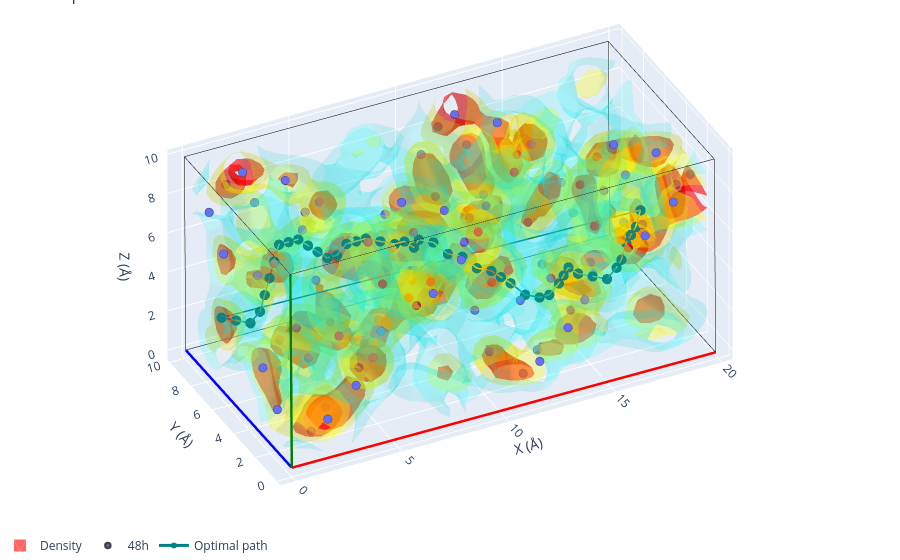
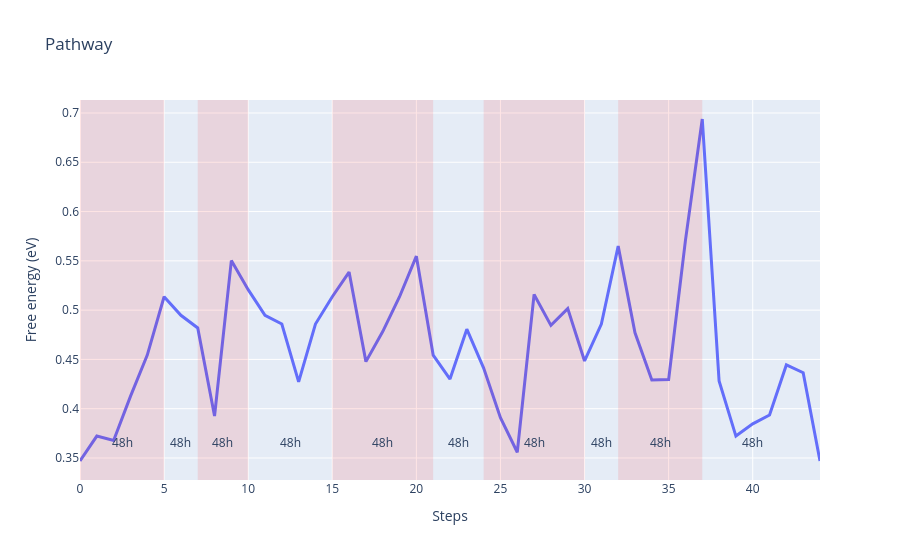

Source (notebook cell) for these figures, in order:
### Markdown cell above
Plot the best percolating path.

### Code cell
fig1 = volume.plot_3d(paths=best_path, structure=sites)
fig1.show()

fig2 = best_path.plot_energy_along_path(structure=sites)
fig2.show()

### Figure 1 — Plotly figure (JSON) as saved in the notebook; plotly's stock layout.template omitted (floating-point values rounded to 4 significant figures; data arrays with more than 128 entries replaced by an {"elided": "..."} marker saying what was removed)
{"data": [{"line": {"color": "red", "width": 5}, "mode": "lines", "showlegend": false, "type": "scatter3d", "x": [0.0, 19.87], "y": [0.0, 0.006208], "z": [0.0, -0.1473]}, {"line": {"color": "blue", "width": 5}, "mode": "lines", "showlegend": false, "type": "scatter3d", "x": [0.0, 0.005318], "y": [0.0, 9.919], "z": [0.0, -0.02126]}, {"line": {"color": "green", "width": 5}, "mode": "lines", "showlegend": false, "type": "scatter3d", "x": [0.0, -0.07517], "y": [0.0, -0.01577], "z": [0.0, 9.916]}, {"line": {"color": "black", "width": 1}, "mode": "lines", "showlegend": false, "type": "scatter3d", "x": [19.87, 19.88], "y": [0.006208, 9.926], "z": [-0.1473, -0.1686]}, {"line": {"color": "black", "width": 1}, "mode": "lines", "showlegend": false, "type": "scatter3d", "x": [19.87, 19.8], "y": [0.006208, -0.009559], "z": [-0.1473, 9.769]}, {"line": {"color": "black", "width": 1}, "mode": "lines", "showlegend": false, "type": "scatter3d", "x": [0.005318, 19.88], "y": [9.919, 9.926], "z": [-0.02126, -0.1686]}, {"line": {"color": "black", "width": 1}, "mode": "lines", "showlegend": false, "type": "scatter3d", "x": [0.005318, -0.06986], "y": [9.919, 9.904], "z": [-0.02126, 9.895]}, {"line": {"color": "black", "width": 1}, "mode": "lines", "showlegend": false, "type": "scatter3d", "x": [-0.07517, 19.8], "y": [-0.01577, -0.009559], "z": [9.916, 9.769]}, {"line": {"color": "black", "width": 1}, "mode": "lines", "showlegend": false, "type": "scatter3d", "x": [-0.07517, -0.06986], "y": [-0.01577, 9.904], "z": [9.916, 9.895]}, {"line": {"color": "black", "width": 1}, "mode": "lines", "showlegend": false, "type": "scatter3d", "x": [19.8, -0.06986], "y": [9.91, 9.904], "z": [9.748, 9.895]}, {"line": {"color": "black", "width": 1}, "mode": "lines", "showlegend": false, "type": "scatter3d", "x": [19.8, 19.8], "y": [9.91, -0.009559], "z": [9.748, 9.769]}, {"line": {"color": "black", "width": 1}, "mode": "lines", "showlegend": false, "type": "scatter3d", "x": [19.8, 19.88], "y": [9.91, 9.926], "z": [9.748, -0.1686]}, {"color": "red", "i": {"elided": "5184 int values"}, "j": {"elided": "5184 int values"}, "k": {"elided": "5184 int values"}, "legendgroup": "density", "name": "Density", "opacity": 0.6, "showlegend": true, "type": "mesh3d", "x": {"elided": "2916 float values"}, "y": {"elided": "2916 float values"}, "z": {"elided": "2916 float values"}}, {"color": "yellow", "i": {"elided": "12922 int values"}, "j": {"elided": "12922 int values"}, "k": {"elided": "12922 int values"}, "legendgroup": "density", "name": "Density", "opacity": 0.3, "showlegend": false, "type": "mesh3d", "x": {"elided": "6869 float values"}, "y": {"elided": "6869 float values"}, "z": {"elided": "6869 float values"}}, {"color": "cyan", "i": {"elided": "16004 int values"}, "j": {"elided": "16004 int values"}, "k": {"elided": "16004 int values"}, "legendgroup": "density", "name": "Density", "opacity": 0.15, "showlegend": false, "type": "mesh3d", "x": {"elided": "8545 float values"}, "y": {"elided": "8545 float values"}, "z": {"elided": "8545 float values"}}, {"line": {"color": "red", "width": 5}, "mode": "lines", "showlegend": false, "type": "scatter3d", "x": [0.0, 19.87], "y": [0.0, 0.006208], "z": [0.0, -0.1473]}, {"line": {"color": "blue", "width": 5}, "mode": "lines", "showlegend": false, "type": "scatter3d", "x": [0.0, 0.005318], "y": [0.0, 9.919], "z": [0.0, -0.02126]}, {"line": {"color": "green", "width": 5}, "mode": "lines", "showlegend": false, "type": "scatter3d", "x": [0.0, -0.07517], "y": [0.0, -0.01577], "z": [0.0, 9.916]}, {"line": {"color": "black", "width": 1}, "mode": "lines", "showlegend": false, "type": "scatter3d", "x": [19.87, 19.88], "y": [0.006208, 9.926], "z": [-0.1473, -0.1686]}, {"line": {"color": "black", "width": 1}, "mode": "lines", "showlegend": false, "type": "scatter3d", "x": [19.87, 19.8], "y": [0.006208, -0.009559], "z": [-0.1473, 9.769]}, {"line": {"color": "black", "width": 1}, "mode": "lines", "showlegend": false, "type": "scatter3d", "x": [0.005318, 19.88], "y": [9.919, 9.926], "z": [-0.02126, -0.1686]}, {"line": {"color": "black", "width": 1}, "mode": "lines", "showlegend": false, "type": "scatter3d", "x": [0.005318, -0.06986], "y": [9.919, 9.904], "z": [-0.02126, 9.895]}, {"line": {"color": "black", "width": 1}, "mode": "lines", "showlegend": false, "type": "scatter3d", "x": [-0.07517, 19.8], "y": [-0.01577, -0.009559], "z": [9.916, 9.769]}, {"line": {"color": "black", "width": 1}, "mode": "lines", "showlegend": false, "type": "scatter3d", "x": [-0.07517, -0.06986], "y": [-0.01577, 9.904], "z": [9.916, 9.895]}, {"line": {"color": "black", "width": 1}, "mode": "lines", "showlegend": false, "type": "scatter3d", "x": [19.8, -0.06986], "y": [9.91, 9.904], "z": [9.748, 9.895]}, {"line": {"color": "black", "width": 1}, "mode": "lines", "showlegend": false, "type": "scatter3d", "x": [19.8, 19.8], "y": [9.91, -0.009559], "z": [9.748, 9.769]}, {"line": {"color": "black", "width": 1}, "mode": "lines", "showlegend": false, "type": "scatter3d", "x": [19.8, 19.88], "y": [9.91, 9.926], "z": [9.748, -0.1686]}, {"hovertemplate": "%{hovertext}<extra></extra>", "hovertext": ["48h<br>occupancy: 1.00"], "legendgroup": "48h", "marker": {"color": "#636EFA", "line": {"width": 2.5}, "size": 5}, "mode": "markers", "name": "48h", "showlegend": true, "type": "scatter3d", "x": [1.818], "y": [1.815], "z": [0.2206]}, {"hovertemplate": "%{hovertext}<extra></extra>", "hovertext": ["48h<br>occupancy: 1.00"], "legendgroup": "48h", "marker": {"color": "#636EFA", "line": {"width": 2.5}, "size": 5}, "mode": "markers", "name": "48h", "showlegend": false, "type": "scatter3d", "x": [11.75], "y": [1.819], "z": [0.147]}, {"hovertemplate": "%{hovertext}<extra></extra>", "hovertext": ["48h<br>occupancy: 1.00"], "legendgroup": "48h", "marker": {"color": "#636EFA", "line": {"width": 2.5}, "size": 5}, "mode": "markers", "name": "48h", "showlegend": false, "type": "scatter3d", "x": [1.783], "y": [6.767], "z": [5.168]}, {"hovertemplate": "%{hovertext}<extra></extra>", "hovertext": ["48h<br>occupancy: 1.00"], "legendgroup": "48h", "marker": {"color": "#636EFA", "line": {"width": 2.5}, "size": 5}, "mode": "markers", "name": "48h", "showlegend": false, "type": "scatter3d", "x": [11.72], "y": [6.77], "z": [5.094]}, {"hovertemplate": "%{hovertext}<extra></extra>", "hovertext": ["48h<br>occupancy: 1.00"], "legendgroup": "48h", "marker": {"color": "#636EFA", "line": {"width": 2.5}, "size": 5}, "mode": "markers", "name": "48h", "showlegend": false, "type": "scatter3d", "x": [6.748], "y": [1.809], "z": [5.142]}, {"hovertemplate": "%{hovertext}<extra></extra>", "hovertext": ["48h<br>occupancy: 1.00"], "legendgroup": "48h", "marker": {"color": "#636EFA", "line": {"width": 2.5}, "size": 5}, "mode": "markers", "name": "48h", "showlegend": false, "type": "scatter3d", "x": [16.68], "y": [1.812], "z": [5.068]}, {"hovertemplate": "%{hovertext}<extra></extra>", "hovertext": ["48h<br>occupancy: 1.00"], "legendgroup": "48h", "marker": {"color": "#636EFA", "line": {"width": 2.5}, "size": 5}, "mode": "markers", "name": "48h", "showlegend": false, "type": "scatter3d", "x": [6.789], "y": [6.777], "z": [0.1732]}, {"hovertemplate": "%{hovertext}<extra></extra>", "hovertext": ["48h<br>occupancy: 1.00"], "legendgroup": "48h", "marker": {"color": "#636EFA", "line": {"width": 2.5}, "size": 5}, "mode": "markers", "name": "48h", "showlegend": false, "type": "scatter3d", "x": [16.73], "y": [6.78], "z": [0.09949]}, {"hovertemplate": "%{hovertext}<extra></extra>", "hovertext": ["48h<br>occupancy: 1.00"], "legendgroup": "48h", "marker": {"color": "#636EFA", "line": {"width": 2.5}, "size": 5}, "mode": "markers", "name": "48h", "showlegend": false, "type": "scatter3d", "x": [9.638], "y": [1.805], "z": [8.026]}, {"hovertemplate": "%{hovertext}<extra></extra>", "hovertext": ["48h<br>occupancy: 1.00"], "legendgroup": "48h", "marker": {"color": "#636EFA", "line": {"width": 2.5}, "size": 5}, "mode": "markers", "name": "48h", "showlegend": false, "type": "scatter3d", "x": [19.57], "y": [1.809], "z": [7.952]}, {"hovertemplate": "%{hovertext}<extra></extra>", "hovertext": ["48h<br>occupancy: 1.00"], "legendgroup": "48h", "marker": {"color": "#636EFA", "line": {"width": 2.5}, "size": 5}, "mode": "markers", "name": "48h", "showlegend": false, "type": "scatter3d", "x": [9.678], "y": [6.773], "z": [3.057]}, {"hovertemplate": "%{hovertext}<extra></extra>", "hovertext": ["48h<br>occupancy: 1.00"], "legendgroup": "48h", "marker": {"color": "#636EFA", "line": {"width": 2.5}, "size": 5}, "mode": "markers", "name": "48h", "showlegend": false, "type": "scatter3d", "x": [19.61], "y": [6.776], "z": [2.983]}, {"hovertemplate": "%{hovertext}<extra></extra>", "hovertext": ["48h<br>occupancy: 1.00"], "legendgroup": "48h", "marker": {"color": "#636EFA", "line": {"width": 2.5}, "size": 5}, "mode": "markers", "name": "48h", "showlegend": false, "type": "scatter3d", "x": [4.707], "y": [1.812], "z": [3.104]}, {"hovertemplate": "%{hovertext}<extra></extra>", "hovertext": ["48h<br>occupancy: 1.00"], "legendgroup": "48h", "marker": {"color": "#636EFA", "line": {"width": 2.5}, "size": 5}, "mode": "markers", "name": "48h", "showlegend": false, "type": "scatter3d", "x": [14.64], "y": [1.815], "z": [3.031]}, {"hovertemplate": "%{hovertext}<extra></extra>", "hovertext": ["48h<br>occupancy: 1.00"], "legendgroup": "48h", "marker": {"color": "#636EFA", "line": {"width": 2.5}, "size": 5}, "mode": "markers", "name": "48h", "showlegend": false, "type": "scatter3d", "x": [4.672], "y": [6.764], "z": [8.052]}, {"hovertemplate": "%{hovertext}<extra></extra>", "hovertext": ["48h<br>occupancy: 1.00"], "legendgroup": "48h", "marker": {"color": "#636EFA", "line": {"width": 2.5}, "size": 5}, "mode": "markers", "name": "48h", "showlegend": false, "type": "scatter3d", "x": [14.61], "y": [6.767], "z": [7.978]}, {"hovertemplate": "%{hovertext}<extra></extra>", "hovertext": ["48h<br>occupancy: 1.00"], "legendgroup": "48h", "marker": {"color": "#636EFA", "line": {"width": 2.5}, "size": 5}, "mode": "markers", "name": "48h", "showlegend": false, "type": "scatter3d", "x": [8.057], "y": [0.2277], "z": [8.041]}, {"hovertemplate": "%{hovertext}<extra></extra>", "hovertext": ["48h<br>occupancy: 1.00"], "legendgroup": "48h", "marker": {"color": "#636EFA", "line": {"width": 2.5}, "size": 5}, "mode": "markers", "name": "48h", "showlegend": false, "type": "scatter3d", "x": [17.99], "y": [0.2308], "z": [7.967]}, {"hovertemplate": "%{hovertext}<extra></extra>", "hovertext": ["48h<br>occupancy: 1.00"], "legendgroup": "48h", "marker": {"color": "#636EFA", "line": {"width": 2.5}, "size": 5}, "mode": "markers", "name": "48h", "showlegend": false, "type": "scatter3d", "x": [8.097], "y": [5.195], "z": [3.072]}, {"hovertemplate": "%{hovertext}<extra></extra>", "hovertext": ["48h<br>occupancy: 1.00"], "legendgroup": "48h", "marker": {"color": "#636EFA", "line": {"width": 2.5}, "size": 5}, "mode": "markers", "name": "48h", "showlegend": false, "type": "scatter3d", "x": [18.03], "y": [5.198], "z": [2.998]}, {"hovertemplate": "%{hovertext}<extra></extra>", "hovertext": ["48h<br>occupancy: 1.00"], "legendgroup": "48h", "marker": {"color": "#636EFA", "line": {"width": 2.5}, "size": 5}, "mode": "markers", "name": "48h", "showlegend": false, "type": "scatter3d", "x": [3.126], "y": [0.2341], "z": [3.12]}, {"hovertemplate": "%{hovertext}<extra></extra>", "hovertext": ["48h<br>occupancy: 1.00"], "legendgroup": "48h", "marker": {"color": "#636EFA", "line": {"width": 2.5}, "size": 5}, "mode": "markers", "name": "48h", "showlegend": false, "type": "scatter3d", "x": [13.06], "y": [0.2372], "z": [3.046]}, {"hovertemplate": "%{hovertext}<extra></extra>", "hovertext": ["48h<br>occupancy: 1.00"], "legendgroup": "48h", "marker": {"color": "#636EFA", "line": {"width": 2.5}, "size": 5}, "mode": "markers", "name": "48h", "showlegend": false, "type": "scatter3d", "x": [3.091], "y": [5.186], "z": [8.067]}, {"hovertemplate": "%{hovertext}<extra></extra>", "hovertext": ["48h<br>occupancy: 1.00"], "legendgroup": "48h", "marker": {"color": "#636EFA", "line": {"width": 2.5}, "size": 5}, "mode": "markers", "name": "48h", "showlegend": false, "type": "scatter3d", "x": [13.03], "y": [5.189], "z": [7.993]}, {"hovertemplate": "%{hovertext}<extra></extra>", "hovertext": ["48h<br>occupancy: 1.00"], "legendgroup": "48h", "marker": {"color": "#636EFA", "line": {"width": 2.5}, "size": 5}, "mode": "markers", "name": "48h", "showlegend": false, "type": "scatter3d", "x": [8.046], "y": [1.802], "z": [9.614]}, {"hovertemplate": "%{hovertext}<extra></extra>", "hovertext": ["48h<br>occupancy: 1.00"], "legendgroup": "48h", "marker": {"color": "#636EFA", "line": {"width": 2.5}, "size": 5}, "mode": "markers", "name": "48h", "showlegend": false, "type": "scatter3d", "x": [17.98], "y": [1.806], "z": [9.54]}, {"hovertemplate": "%{hovertext}<extra></extra>", "hovertext": ["48h<br>occupancy: 1.00"], "legendgroup": "48h", "marker": {"color": "#636EFA", "line": {"width": 2.5}, "size": 5}, "mode": "markers", "name": "48h", "showlegend": false, "type": "scatter3d", "x": [8.086], "y": [6.77], "z": [4.645]}, {"hovertemplate": "%{hovertext}<extra></extra>", "hovertext": ["48h<br>occupancy: 1.00"], "legendgroup": "48h", "marker": {"color": "#636EFA", "line": {"width": 2.5}, "size": 5}, "mode": "markers", "name": "48h", "showlegend": false, "type": "scatter3d", "x": [18.02], "y": [6.773], "z": [4.572]}, {"hovertemplate": "%{hovertext}<extra></extra>", "hovertext": ["48h<br>occupancy: 1.00"], "legendgroup": "48h", "marker": {"color": "#636EFA", "line": {"width": 2.5}, "size": 5}, "mode": "markers", "name": "48h", "showlegend": false, "type": "scatter3d", "x": [3.115], "y": [1.809], "z": [4.693]}, {"hovertemplate": "%{hovertext}<extra></extra>", "hovertext": ["48h<br>occupancy: 1.00"], "legendgroup": "48h", "marker": {"color": "#636EFA", "line": {"width": 2.5}, "size": 5}, "mode": "markers", "name": "48h", "showlegend": false, "type": "scatter3d", "x": [13.05], "y": [1.812], "z": [4.619]}, {"hovertemplate": "%{hovertext}<extra></extra>", "hovertext": ["48h<br>occupancy: 1.00"], "legendgroup": "48h", "marker": {"color": "#636EFA", "line": {"width": 2.5}, "size": 5}, "mode": "markers", "name": "48h", "showlegend": false, "type": "scatter3d", "x": [3.08], "y": [6.761], "z": [9.64]}, {"hovertemplate": "%{hovertext}<extra></extra>", "hovertext": ["48h<br>occupancy: 1.00"], "legendgroup": "48h", "marker": {"color": "#636EFA", "line": {"width": 2.5}, "size": 5}, "mode": "markers", "name": "48h", "showlegend": false, "type": "scatter3d", "x": [13.02], "y": [6.764], "z": [9.567]}, {"hovertemplate": "%{hovertext}<extra></extra>", "hovertext": ["48h<br>occupancy: 1.00"], "legendgroup": "48h", "marker": {"color": "#636EFA", "line": {"width": 2.5}, "size": 5}, "mode": "markers", "name": "48h", "showlegend": false, "type": "scatter3d", "x": [1.762], "y": [9.669], "z": [8.067]}, {"hovertemplate": "%{hovertext}<extra></extra>", "hovertext": ["48h<br>occupancy: 1.00"], "legendgroup": "48h", "marker": {"color": "#636EFA", "line": {"width": 2.5}, "size": 5}, "mode": "markers", "name": "48h", "showlegend": false, "type": "scatter3d", "x": [11.7], "y": [9.672], "z": [7.994]}, {"hovertemplate": "%{hovertext}<extra></extra>", "hovertext": ["48h<br>occupancy: 1.00"], "legendgroup": "48h", "marker": {"color": "#636EFA", "line": {"width": 2.5}, "size": 5}, "mode": "markers", "name": "48h", "showlegend": false, "type": "scatter3d", "x": [1.797], "y": [4.717], "z": [3.12]}, {"hovertemplate": "%{hovertext}<extra></extra>", "hovertext": ["48h<br>occupancy: 1.00"], "legendgroup": "48h", "marker": {"color": "#636EFA", "line": {"width": 2.5}, "size": 5}, "mode": "markers", "name": "48h", "showlegend": false, "type": "scatter3d", "x": [11.73], "y": [4.72], "z": [3.046]}, {"hovertemplate": "%{hovertext}<extra></extra>", "hovertext": ["48h<br>occupancy: 1.00"], "legendgroup": "48h", "marker": {"color": "#636EFA", "line": {"width": 2.5}, "size": 5}, "mode": "markers", "name": "48h", "showlegend": false, "type": "scatter3d", "x": [6.768], "y": [9.678], "z": [3.072]}, {"hovertemplate": "%{hovertext}<extra></extra>", "hovertext": ["48h<br>occupancy: 1.00"], "legendgroup": "48h", "marker": {"color": "#636EFA", "line": {"width": 2.5}, "size": 5}, "mode": "markers", "name": "48h", "showlegend": false, "type": "scatter3d", "x": [16.7], "y": [9.682], "z": [2.999]}, {"hovertemplate": "%{hovertext}<extra></extra>", "hovertext": ["48h<br>occupancy: 1.00"], "legendgroup": "48h", "marker": {"color": "#636EFA", "line": {"width": 2.5}, "size": 5}, "mode": "markers", "name": "48h", "showlegend": false, "type": "scatter3d", "x": [6.728], "y": [4.711], "z": [8.041]}, {"hovertemplate": "%{hovertext}<extra></extra>", "hovertext": ["48h<br>occupancy: 1.00"], "legendgroup": "48h", "marker": {"color": "#636EFA", "line": {"width": 2.5}, "size": 5}, "mode": "markers", "name": "48h", "showlegend": false, "type": "scatter3d", "x": [16.66], "y": [4.714], "z": [7.967]}, {"hovertemplate": "%{hovertext}<extra></extra>", "hovertext": ["48h<br>occupancy: 1.00"], "legendgroup": "48h", "marker": {"color": "#636EFA", "line": {"width": 2.5}, "size": 5}, "mode": "markers", "name": "48h", "showlegend": false, "type": "scatter3d", "x": [0.1814], "y": [8.091], "z": [8.082]}, {"hovertemplate": "%{hovertext}<extra></extra>", "hovertext": ["48h<br>occupancy: 1.00"], "legendgroup": "48h", "marker": {"color": "#636EFA", "line": {"width": 2.5}, "size": 5}, "mode": "markers", "name": "48h", "showlegend": false, "type": "scatter3d", "x": [10.12], "y": [8.094], "z": [8.009]}, {"hovertemplate": "%{hovertext}<extra></extra>", "hovertext": ["48h<br>occupancy: 1.00"], "legendgroup": "48h", "marker": {"color": "#636EFA", "line": {"width": 2.5}, "size": 5}, "mode": "markers", "name": "48h", "showlegend": false, "type": "scatter3d", "x": [0.2163], "y": [3.14], "z": [3.135]}, {"hovertemplate": "%{hovertext}<extra></extra>", "hovertext": ["48h<br>occupancy: 1.00"], "legendgroup": "48h", "marker": {"color": "#636EFA", "line": {"width": 2.5}, "size": 5}, "mode": "markers", "name": "48h", "showlegend": false, "type": "scatter3d", "x": [10.15], "y": [3.143], "z": [3.061]}, {"hovertemplate": "%{hovertext}<extra></extra>", "hovertext": ["48h<br>occupancy: 1.00"], "legendgroup": "48h", "marker": {"color": "#636EFA", "line": {"width": 2.5}, "size": 5}, "mode": "markers", "name": "48h", "showlegend": false, "type": "scatter3d", "x": [5.187], "y": [8.101], "z": [3.087]}, {"hovertemplate": "%{hovertext}<extra></extra>", "hovertext": ["48h<br>occupancy: 1.00"], "legendgroup": "48h", "marker": {"color": "#636EFA", "line": {"width": 2.5}, "size": 5}, "mode": "markers", "name": "48h", "showlegend": false, "type": "scatter3d", "x": [15.12], "y": [8.104], "z": [3.014]}, {"hovertemplate": "%{hovertext}<extra></extra>", "hovertext": ["48h<br>occupancy: 1.00"], "legendgroup": "48h", "marker": {"color": "#636EFA", "line": {"width": 2.5}, "size": 5}, "mode": "markers", "name": "48h", "showlegend": false, "type": "scatter3d", "x": [5.147], "y": [3.133], "z": [8.056]}, {"hovertemplate": "%{hovertext}<extra></extra>", "hovertext": ["48h<br>occupancy: 1.00"], "legendgroup": "48h", "marker": {"color": "#636EFA", "line": {"width": 2.5}, "size": 5}, "mode": "markers", "name": "48h", "showlegend": false, "type": "scatter3d", "x": [15.08], "y": [3.136], "z": [7.982]}, {"hovertemplate": "%{hovertext}<extra></extra>", "hovertext": ["48h<br>occupancy: 1.00"], "legendgroup": "48h", "marker": {"color": "#636EFA", "line": {"width": 2.5}, "size": 5}, "mode": "markers", "name": "48h", "showlegend": false, "type": "scatter3d", "x": [1.749], "y": [8.089], "z": [9.647]}, {"hovertemplate": "%{hovertext}<extra></extra>", "hovertext": ["48h<br>occupancy: 1.00"], "legendgroup": "48h", "marker": {"color": "#636EFA", "line": {"width": 2.5}, "size": 5}, "mode": "markers", "name": "48h", "showlegend": false, "type": "scatter3d", "x": [11.69], "y": [8.092], "z": [9.574]}, {"hovertemplate": "%{hovertext}<extra></extra>", "hovertext": ["48h<br>occupancy: 1.00"], "legendgroup": "48h", "marker": {"color": "#636EFA", "line": {"width": 2.5}, "size": 5}, "mode": "markers", "name": "48h", "showlegend": false, "type": "scatter3d", "x": [1.784], "y": [3.138], "z": [4.7]}, {"hovertemplate": "%{hovertext}<extra></extra>", "hovertext": ["48h<br>occupancy: 1.00"], "legendgroup": "48h", "marker": {"color": "#636EFA", "line": {"width": 2.5}, "size": 5}, "mode": "markers", "name": "48h", "showlegend": false, "type": "scatter3d", "x": [11.72], "y": [3.141], "z": [4.626]}, {"hovertemplate": "%{hovertext}<extra></extra>", "hovertext": ["48h<br>occupancy: 1.00"], "legendgroup": "48h", "marker": {"color": "#636EFA", "line": {"width": 2.5}, "size": 5}, "mode": "markers", "name": "48h", "showlegend": false, "type": "scatter3d", "x": [6.755], "y": [8.099], "z": [4.652]}, {"hovertemplate": "%{hovertext}<extra></extra>", "hovertext": ["48h<br>occupancy: 1.00"], "legendgroup": "48h", "marker": {"color": "#636EFA", "line": {"width": 2.5}, "size": 5}, "mode": "markers", "name": "48h", "showlegend": false, "type": "scatter3d", "x": [16.69], "y": [8.102], "z": [4.579]}, {"hovertemplate": "%{hovertext}<extra></extra>", "hovertext": ["48h<br>occupancy: 1.00"], "legendgroup": "48h", "marker": {"color": "#636EFA", "line": {"width": 2.5}, "size": 5}, "mode": "markers", "name": "48h", "showlegend": false, "type": "scatter3d", "x": [6.715], "y": [3.131], "z": [9.621]}, {"hovertemplate": "%{hovertext}<extra></extra>", "hovertext": ["48h<br>occupancy: 1.00"], "legendgroup": "48h", "marker": {"color": "#636EFA", "line": {"width": 2.5}, "size": 5}, "mode": "markers", "name": "48h", "showlegend": false, "type": "scatter3d", "x": [16.65], "y": [3.134], "z": [9.547]}, {"hovertemplate": "%{hovertext}<extra></extra>", "hovertext": ["48h<br>occupancy: 1.00"], "legendgroup": "48h", "marker": {"color": "#636EFA", "line": {"width": 2.5}, "size": 5}, "mode": "markers", "name": "48h", "showlegend": false, "type": "scatter3d", "x": [1.805], "y": [0.2357], "z": [1.801]}, {"hovertemplate": "%{hovertext}<extra></extra>", "hovertext": ["48h<br>occupancy: 1.00"], "legendgroup": "48h", "marker": {"color": "#636EFA", "line": {"width": 2.5}, "size": 5}, "mode": "markers", "name": "48h", "showlegend": false, "type": "scatter3d", "x": [11.74], "y": [0.2389], "z": [1.727]}, {"hovertemplate": "%{hovertext}<extra></extra>", "hovertext": ["48h<br>occupancy: 1.00"], "legendgroup": "48h", "marker": {"color": "#636EFA", "line": {"width": 2.5}, "size": 5}, "mode": "markers", "name": "48h", "showlegend": false, "type": "scatter3d", "x": [1.77], "y": [5.188], "z": [6.748]}, {"hovertemplate": "%{hovertext}<extra></extra>", "hovertext": ["48h<br>occupancy: 1.00"], "legendgroup": "48h", "marker": {"color": "#636EFA", "line": {"width": 2.5}, "size": 5}, "mode": "markers", "name": "48h", "showlegend": false, "type": "scatter3d", "x": [11.71], "y": [5.191], "z": [6.674]}, {"hovertemplate": "%{hovertext}<extra></extra>", "hovertext": ["48h<br>occupancy: 1.00"], "legendgroup": "48h", "marker": {"color": "#636EFA", "line": {"width": 2.5}, "size": 5}, "mode": "markers", "name": "48h", "showlegend": false, "type": "scatter3d", "x": [6.735], "y": [0.2294], "z": [6.722]}, {"hovertemplate": "%{hovertext}<extra></extra>", "hovertext": ["48h<br>occupancy: 1.00"], "legendgroup": "48h", "marker": {"color": "#636EFA", "line": {"width": 2.5}, "size": 5}, "mode": "markers", "name": "48h", "showlegend": false, "type": "scatter3d", "x": [16.67], "y": [0.2325], "z": [6.648]}, {"hovertemplate": "%{hovertext}<extra></extra>", "hovertext": ["48h<br>occupancy: 1.00"], "legendgroup": "48h", "marker": {"color": "#636EFA", "line": {"width": 2.5}, "size": 5}, "mode": "markers", "name": "48h", "showlegend": false, "type": "scatter3d", "x": [6.776], "y": [5.197], "z": [1.753]}, {"hovertemplate": "%{hovertext}<extra></extra>", "hovertext": ["48h<br>occupancy: 1.00"], "legendgroup": "48h", "marker": {"color": "#636EFA", "line": {"width": 2.5}, "size": 5}, "mode": "markers", "name": "48h", "showlegend": false, "type": "scatter3d", "x": [16.71], "y": [5.2], "z": [1.68]}, {"hovertemplate": "%{hovertext}<extra></extra>", "hovertext": ["48h<br>occupancy: 1.00"], "legendgroup": "48h", "marker": {"color": "#636EFA", "line": {"width": 2.5}, "size": 5}, "mode": "markers", "name": "48h", "showlegend": false, "type": "scatter3d", "x": [0.2257], "y": [1.812], "z": [1.809]}, {"hovertemplate": "%{hovertext}<extra></extra>", "hovertext": ["48h<br>occupancy: 1.00"], "legendgroup": "48h", "marker": {"color": "#636EFA", "line": {"width": 2.5}, "size": 5}, "mode": "markers", "name": "48h", "showlegend": false, "type": "scatter3d", "x": [10.16], "y": [1.816], "z": [1.735]}, {"hovertemplate": "%{hovertext}<extra></extra>", "hovertext": ["48h<br>occupancy: 1.00"], "legendgroup": "48h", "marker": {"color": "#636EFA", "line": {"width": 2.5}, "size": 5}, "mode": "markers", "name": "48h", "showlegend": false, "type": "scatter3d", "x": [0.1908], "y": [6.764], "z": [6.756]}, {"hovertemplate": "%{hovertext}<extra></extra>", "hovertext": ["48h<br>occupancy: 1.00"], "legendgroup": "48h", "marker": {"color": "#636EFA", "line": {"width": 2.5}, "size": 5}, "mode": "markers", "name": "48h", "showlegend": false, "type": "scatter3d", "x": [10.13], "y": [6.767], "z": [6.683]}, {"hovertemplate": "%{hovertext}<extra></extra>", "hovertext": ["48h<br>occupancy: 1.00"], "legendgroup": "48h", "marker": {"color": "#636EFA", "line": {"width": 2.5}, "size": 5}, "mode": "markers", "name": "48h", "showlegend": false, "type": "scatter3d", "x": [5.156], "y": [1.806], "z": [6.73]}, {"hovertemplate": "%{hovertext}<extra></extra>", "hovertext": ["48h<br>occupancy: 1.00"], "legendgroup": "48h", "marker": {"color": "#636EFA", "line": {"width": 2.5}, "size": 5}, "mode": "markers", "name": "48h", "showlegend": false, "type": "scatter3d", "x": [15.09], "y": [1.809], "z": [6.657]}, {"hovertemplate": "%{hovertext}<extra></extra>", "hovertext": ["48h<br>occupancy: 1.00"], "legendgroup": "48h", "marker": {"color": "#636EFA", "line": {"width": 2.5}, "size": 5}, "mode": "markers", "name": "48h", "showlegend": false, "type": "scatter3d", "x": [5.197], "y": [6.774], "z": [1.762]}, {"hovertemplate": "%{hovertext}<extra></extra>", "hovertext": ["48h<br>occupancy: 1.00"], "legendgroup": "48h", "marker": {"color": "#636EFA", "line": {"width": 2.5}, "size": 5}, "mode": "markers", "name": "48h", "showlegend": false, "type": "scatter3d", "x": [15.13], "y": [6.777], "z": [1.688]}, {"hovertemplate": "%{hovertext}<extra></extra>", "hovertext": ["48h<br>occupancy: 1.00"], "legendgroup": "48h", "marker": {"color": "#636EFA", "line": {"width": 2.5}, "size": 5}, "mode": "markers", "name": "48h", "showlegend": false, "type": "scatter3d", "x": [9.689], "y": [8.104], "z": [1.725]}, {"hovertemplate": "%{hovertext}<extra></extra>", "hovertext": ["48h<br>occupancy: 1.00"], "legendgroup": "48h", "marker": {"color": "#636EFA", "line": {"width": 2.5}, "size": 5}, "mode": "markers", "name": "48h", "showlegend": false, "type": "scatter3d", "x": [19.63], "y": [8.107], "z": [1.652]}, {"hovertemplate": "%{hovertext}<extra></extra>", "hovertext": ["48h<br>occupancy: 1.00"], "legendgroup": "48h", "marker": {"color": "#636EFA", "line": {"width": 2.5}, "size": 5}, "mode": "markers", "name": "48h", "showlegend": false, "type": "scatter3d", "x": [9.648], "y": [3.137], "z": [6.694]}, {"hovertemplate": "%{hovertext}<extra></extra>", "hovertext": ["48h<br>occupancy: 1.00"], "legendgroup": "48h", "marker": {"color": "#636EFA", "line": {"width": 2.5}, "size": 5}, "mode": "markers", "name": "48h", "showlegend": false, "type": "scatter3d", "x": [19.59], "y": [3.14], "z": [6.62]}, {"hovertemplate": "%{hovertext}<extra></extra>", "hovertext": ["48h<br>occupancy: 1.00"], "legendgroup": "48h", "marker": {"color": "#636EFA", "line": {"width": 2.5}, "size": 5}, "mode": "markers", "name": "48h", "showlegend": false, "type": "scatter3d", "x": [4.683], "y": [8.095], "z": [6.72]}, {"hovertemplate": "%{hovertext}<extra></extra>", "hovertext": ["48h<br>occupancy: 1.00"], "legendgroup": "48h", "marker": {"color": "#636EFA", "line": {"width": 2.5}, "size": 5}, "mode": "markers", "name": "48h", "showlegend": false, "type": "scatter3d", "x": [14.62], "y": [8.098], "z": [6.647]}, {"hovertemplate": "%{hovertext}<extra></extra>", "hovertext": ["48h<br>occupancy: 1.00"], "legendgroup": "48h", "marker": {"color": "#636EFA", "line": {"width": 2.5}, "size": 5}, "mode": "markers", "name": "48h", "showlegend": false, "type": "scatter3d", "x": [4.718], "y": [3.143], "z": [1.773]}, {"hovertemplate": "%{hovertext}<extra></extra>", "hovertext": ["48h<br>occupancy: 1.00"], "legendgroup": "48h", "marker": {"color": "#636EFA", "line": {"width": 2.5}, "size": 5}, "mode": "markers", "name": "48h", "showlegend": false, "type": "scatter3d", "x": [14.65], "y": [3.146], "z": [1.699]}, {"hovertemplate": "%{hovertext}<extra></extra>", "hovertext": ["48h<br>occupancy: 1.00"], "legendgroup": "48h", "marker": {"color": "#636EFA", "line": {"width": 2.5}, "size": 5}, "mode": "markers", "name": "48h", "showlegend": false, "type": "scatter3d", "x": [8.11], "y": [9.681], "z": [1.734]}, {"hovertemplate": "%{hovertext}<extra></extra>", "hovertext": ["48h<br>occupancy: 1.00"], "legendgroup": "48h", "marker": {"color": "#636EFA", "line": {"width": 2.5}, "size": 5}, "mode": "markers", "name": "48h", "showlegend": false, "type": "scatter3d", "x": [18.05], "y": [9.684], "z": [1.66]}, {"hovertemplate": "%{hovertext}<extra></extra>", "hovertext": ["48h<br>occupancy: 1.00"], "legendgroup": "48h", "marker": {"color": "#636EFA", "line": {"width": 2.5}, "size": 5}, "mode": "markers", "name": "48h", "showlegend": false, "type": "scatter3d", "x": [8.069], "y": [4.713], "z": [6.702]}, {"hovertemplate": "%{hovertext}<extra></extra>", "hovertext": ["48h<br>occupancy: 1.00"], "legendgroup": "48h", "marker": {"color": "#636EFA", "line": {"width": 2.5}, "size": 5}, "mode": "markers", "name": "48h", "showlegend": false, "type": "scatter3d", "x": [18.01], "y": [4.717], "z": [6.629]}, {"hovertemplate": "%{hovertext}<extra></extra>", "hovertext": ["48h<br>occupancy: 1.00"], "legendgroup": "48h", "marker": {"color": "#636EFA", "line": {"width": 2.5}, "size": 5}, "mode": "markers", "name": "48h", "showlegend": false, "type": "scatter3d", "x": [3.104], "y": [9.672], "z": [6.729]}, {"hovertemplate": "%{hovertext}<extra></extra>", "hovertext": ["48h<br>occupancy: 1.00"], "legendgroup": "48h", "marker": {"color": "#636EFA", "line": {"width": 2.5}, "size": 5}, "mode": "markers", "name": "48h", "showlegend": false, "type": "scatter3d", "x": [13.04], "y": [9.675], "z": [6.655]}, {"hovertemplate": "%{hovertext}<extra></extra>", "hovertext": ["48h<br>occupancy: 1.00"], "legendgroup": "48h", "marker": {"color": "#636EFA", "line": {"width": 2.5}, "size": 5}, "mode": "markers", "name": "48h", "showlegend": false, "type": "scatter3d", "x": [3.139], "y": [4.72], "z": [1.781]}, {"hovertemplate": "%{hovertext}<extra></extra>", "hovertext": ["48h<br>occupancy: 1.00"], "legendgroup": "48h", "marker": {"color": "#636EFA", "line": {"width": 2.5}, "size": 5}, "mode": "markers", "name": "48h", "showlegend": false, "type": "scatter3d", "x": [13.08], "y": [4.723], "z": [1.708]}, {"hovertemplate": "%{hovertext}<extra></extra>", "hovertext": ["48h<br>occupancy: 1.00"], "legendgroup": "48h", "marker": {"color": "#636EFA", "line": {"width": 2.5}, "size": 5}, "mode": "markers", "name": "48h", "showlegend": false, "type": "scatter3d", "x": [8.121], "y": [8.106], "z": [0.1604]}, {"hovertemplate": "%{hovertext}<extra></extra>", "hovertext": ["48h<br>occupancy: 1.00"], "legendgroup": "48h", "marker": {"color": "#636EFA", "line": {"width": 2.5}, "size": 5}, "mode": "markers", "name": "48h", "showlegend": false, "type": "scatter3d", "x": [18.06], "y": [8.109], "z": [0.08677]}, {"hovertemplate": "%{hovertext}<extra></extra>", "hovertext": ["48h<br>occupancy: 1.00"], "legendgroup": "48h", "marker": {"color": "#636EFA", "line": {"width": 2.5}, "size": 5}, "mode": "markers", "name": "48h", "showlegend": false, "type": "scatter3d", "x": [8.08], "y": [3.139], "z": [5.129]}, {"hovertemplate": "%{hovertext}<extra></extra>", "hovertext": ["48h<br>occupancy: 1.00"], "legendgroup": "48h", "marker": {"color": "#636EFA", "line": {"width": 2.5}, "size": 5}, "mode": "markers", "name": "48h", "showlegend": false, "type": "scatter3d", "x": [18.02], "y": [3.142], "z": [5.055]}, {"hovertemplate": "%{hovertext}<extra></extra>", "hovertext": ["48h<br>occupancy: 1.00"], "legendgroup": "48h", "marker": {"color": "#636EFA", "line": {"width": 2.5}, "size": 5}, "mode": "markers", "name": "48h", "showlegend": false, "type": "scatter3d", "x": [3.115], "y": [8.097], "z": [5.155]}, {"hovertemplate": "%{hovertext}<extra></extra>", "hovertext": ["48h<br>occupancy: 1.00"], "legendgroup": "48h", "marker": {"color": "#636EFA", "line": {"width": 2.5}, "size": 5}, "mode": "markers", "name": "48h", "showlegend": false, "type": "scatter3d", "x": [13.05], "y": [8.1], "z": [5.082]}, {"hovertemplate": "%{hovertext}<extra></extra>", "hovertext": ["48h<br>occupancy: 1.00"], "legendgroup": "48h", "marker": {"color": "#636EFA", "line": {"width": 2.5}, "size": 5}, "mode": "markers", "name": "48h", "showlegend": false, "type": "scatter3d", "x": [3.15], "y": [3.145], "z": [0.2079]}, {"hovertemplate": "%{hovertext}<extra></extra>", "hovertext": ["48h<br>occupancy: 1.00"], "legendgroup": "48h", "marker": {"color": "#636EFA", "line": {"width": 2.5}, "size": 5}, "mode": "markers", "name": "48h", "showlegend": false, "type": "scatter3d", "x": [13.09], "y": [3.148], "z": [0.1342]}, {"line": {"width": 3}, "marker": {"color": "teal", "opacity": 0.9, "size": 6, "symbol": "circle"}, "mode": "markers+lines", "name": "Optimal path", "type": "scatter3d", "x": [8.324, 8.775, 9.23, 9.682, 10.13, 10.59, 11.04, 11.49, 11.95, 12.4, 12.86, 13.31, 13.76, 14.21, 14.66, 15.11, 15.57, 16.02, 16.47, 16.92, 17.37, 17.82, 18.27, 18.72, 19.18, 19.63, 0.204, 0.6554, 1.107, 1.555, 2.004, 2.452, 2.901, 3.349, 3.801, 4.252, 4.707, 5.162, 5.618, 6.069, 6.517, 6.969, 7.421, 7.872, 8.324], "y": [6.984, 6.984, 6.985, 7.436, 6.985, 6.535, 6.084, 5.634, 5.184, 5.184, 5.185, 4.735, 4.284, 4.285, 4.284, 4.735, 5.186, 5.187, 4.736, 4.285, 4.285, 4.736, 5.186, 5.637, 6.088, 6.539, 6.983, 6.533, 6.082, 6.081, 6.532, 6.982, 7.432, 7.883, 7.883, 7.883, 7.884, 7.885, 7.885, 7.886, 7.885, 7.885, 7.885, 7.435, 6.984], "z": [4.656, 4.652, 4.198, 4.194, 4.192, 3.739, 3.736, 3.283, 3.281, 2.827, 2.372, 1.919, 1.917, 1.914, 2.361, 2.357, 2.352, 1.898, 1.896, 1.894, 2.341, 2.337, 2.783, 2.779, 2.774, 3.221, 3.364, 3.361, 3.359, 3.806, 4.253, 4.699, 5.146, 5.592, 5.589, 5.585, 5.131, 4.677, 4.223, 4.22, 4.667, 4.664, 4.661, 4.658, 4.656]}], "layout": {"legend": {"orientation": "h", "x": 0, "xanchor": "left", "y": -0.1, "yanchor": "bottom"}, "margin": {"b": 0, "l": 0, "r": 0, "t": 0}, "scene": {"aspectmode": "manual", "aspectratio": {"x": 1.987, "y": 0.9919, "z": 0.9916}, "camera": {"eye": {"x": -0.9937, "y": -1.984, "z": 1.487}, "projection": {"type": "orthographic"}}, "xaxis": {"title": {"text": "X (Å)"}}, "yaxis": {"title": {"text": "Y (Å)"}}, "zaxis": {"title": {"text": "Z (Å)"}}}, "showlegend": true, "title": {"text": "3D plot"}}}

### Figure 2 — Plotly figure (JSON) as saved in the notebook; plotly's stock layout.template omitted (floating-point values rounded to 4 significant figures)
{"data": [{"line": {"width": 3}, "mode": "lines", "name": "Optimal path", "type": "scatter", "x": [0, 1, 2, 3, 4, 5, 6, 7, 8, 9, 10, 11, 12, 13, 14, 15, 16, 17, 18, 19, 20, 21, 22, 23, 24, 25, 26, 27, 28, 29, 30, 31, 32, 33, 34, 35, 36, 37, 38, 39, 40, 41, 42, 43, 44], "y": [0.3469, 0.3722, 0.3677, 0.4125, 0.4544, 0.5136, 0.4948, 0.4819, 0.3926, 0.5502, 0.5208, 0.4948, 0.4859, 0.4272, 0.4859, 0.5136, 0.5386, 0.4478, 0.4782, 0.5136, 0.5547, 0.4544, 0.4301, 0.4807, 0.4412, 0.3908, 0.3558, 0.5159, 0.4846, 0.5016, 0.4485, 0.4859, 0.5649, 0.4771, 0.4291, 0.4296, 0.5708, 0.6939, 0.4281, 0.3722, 0.3846, 0.3936, 0.4444, 0.4365, 0.3469]}], "layout": {"annotations": [{"hovertext": "[8.107908 6.778092 4.723824] Li", "showarrow": false, "text": "48h", "x": 2.5, "xanchor": "center", "y": 0.1, "yanchor": "middle", "yref": "y domain"}, {"hovertext": "[9.685824 6.778092 3.145908] Li", "showarrow": false, "text": "48h", "x": 6.0, "xanchor": "center", "y": 0.1, "yanchor": "middle", "yref": "y domain"}, {"hovertext": "[11.740092  4.723824  3.145908] Li", "showarrow": false, "text": "48h", "x": 8.5, "xanchor": "center", "y": 0.1, "yanchor": "middle", "yref": "y domain"}, {"hovertext": "[13.069908  4.723824  1.816092] Li", "showarrow": false, "text": "48h", "x": 12.5, "xanchor": "center", "y": 0.1, "yanchor": "middle", "yref": "y domain"}, {"hovertext": "[16.702092  5.200176  1.816092] Li", "showarrow": false, "text": "48h", "x": 18.0, "xanchor": "center", "y": 0.1, "yanchor": "middle", "yref": "y domain"}, {"hovertext": "[18.031908  5.200176  3.145908] Li", "showarrow": false, "text": "48h", "x": 22.5, "xanchor": "center", "y": 0.1, "yanchor": "middle", "yref": "y domain"}, {"hovertext": "[19.609824  6.778092  3.145908] Li", "showarrow": false, "text": "48h", "x": 27.0, "xanchor": "center", "y": 0.1, "yanchor": "middle", "yref": "y domain"}, {"hovertext": "[1.816092 6.778092 5.200176] Li", "showarrow": false, "text": "48h", "x": 31.0, "xanchor": "center", "y": 0.1, "yanchor": "middle", "yref": "y domain"}, {"hovertext": "[3.145908 8.107908 5.200176] Li", "showarrow": false, "text": "48h", "x": 34.5, "xanchor": "center", "y": 0.1, "yanchor": "middle", "yref": "y domain"}, {"hovertext": "[6.778092 8.107908 4.723824] Li", "showarrow": false, "text": "48h", "x": 40.0, "xanchor": "center", "y": 0.1, "yanchor": "middle", "yref": "y domain"}], "shapes": [{"fillcolor": "red", "line": {"width": 0}, "opacity": 0.1, "type": "rect", "x0": 0, "x1": 5, "xref": "x", "y0": 0, "y1": 1, "yref": "y domain"}, {"fillcolor": "red", "line": {"width": 0}, "opacity": 0.1, "type": "rect", "x0": 7, "x1": 10, "xref": "x", "y0": 0, "y1": 1, "yref": "y domain"}, {"fillcolor": "red", "line": {"width": 0}, "opacity": 0.1, "type": "rect", "x0": 15, "x1": 21, "xref": "x", "y0": 0, "y1": 1, "yref": "y domain"}, {"fillcolor": "red", "line": {"width": 0}, "opacity": 0.1, "type": "rect", "x0": 24, "x1": 30, "xref": "x", "y0": 0, "y1": 1, "yref": "y domain"}, {"fillcolor": "red", "line": {"width": 0}, "opacity": 0.1, "type": "rect", "x0": 32, "x1": 37, "xref": "x", "y0": 0, "y1": 1, "yref": "y domain"}], "title": {"text": "Pathway"}, "xaxis": {"title": {"text": "Steps"}}, "yaxis": {"title": {"text": "Free energy (eV)"}}}}
